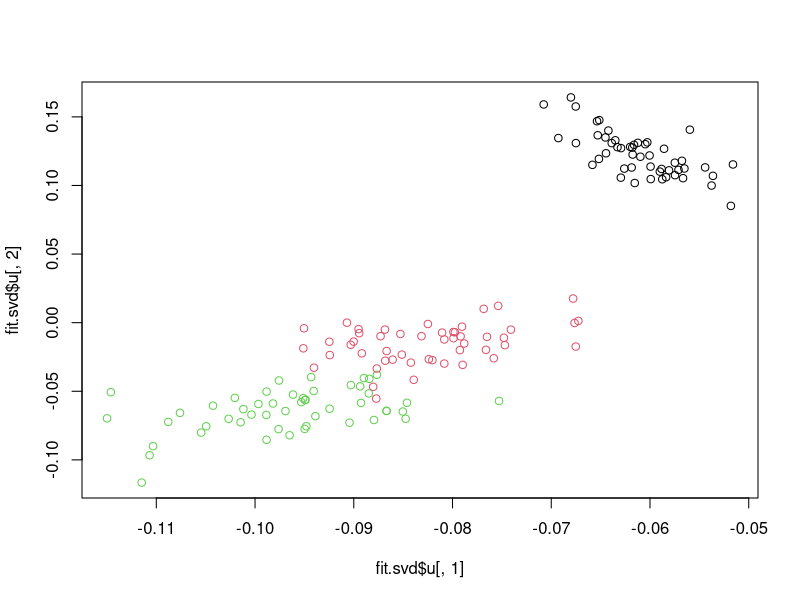
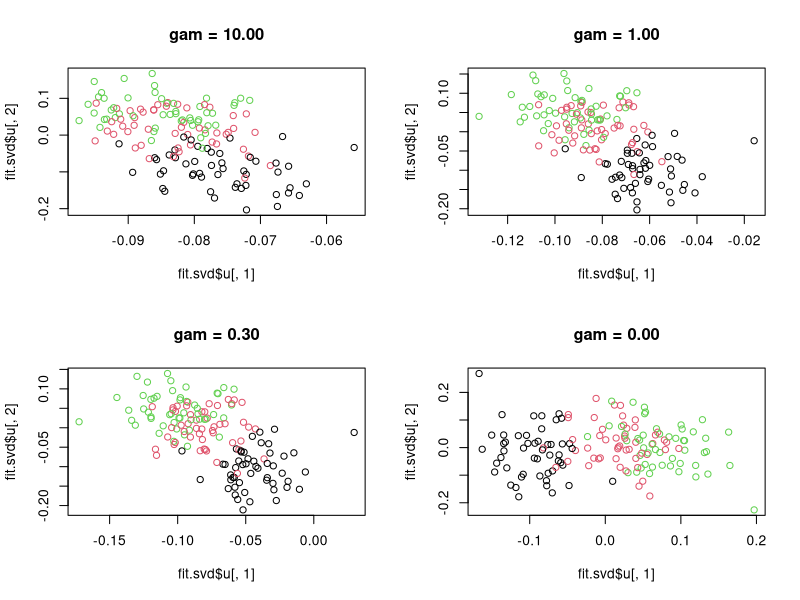
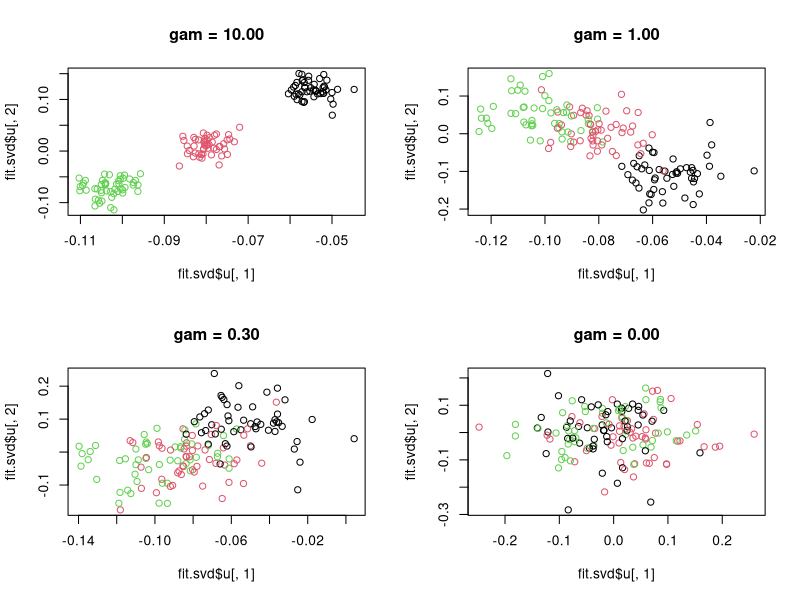

These charts were generated, in order, by the following R code:
## ---- chunk 1
rm(list =ls())
set.seed(123)

perturb <- function(Y, A, gam){
  Y = as.matrix(Y)
  fit =lm(Y ~ A)
  Ytilde = sqrt(gam) * fit$fitted.values + fit$residuals
  return(Ytilde)
}
## ---- chunk 2
data("iris")
summary(iris)
n= nrow(iris)
df <- iris[sample(x = 1:n,size = n,replace = FALSE),]


fit.svd= svd(x = df[,1:4],nu = 2,nv = 2)
fit.svd$d
plot(fit.svd$u[,1], fit.svd$u[,2],col = df$Species)
## ---- chunk 3
par(mfrow = c(2,2))
df_ = df
df_[,"batch"] = sample(as.integer(df_$Species),size = n, replace = FALSE)
batch_shift = c(0, 0.5,1)
for(i in 1:3){
  l = sum(df_$batch == i)
  df_[df_$batch == i, 1:4] = df_[df_$batch == i, 1:4] + 
    rnorm(l*4,mean = batch_shift[i],sd = 1) 
}

## anchor PCA 
for(gam in c(10, 1, 0.3, 0)){
  Ytilde = perturb(Y = df_[,1:4], A = df_$batch,gam= gam)
  fit.svd= svd(x = Ytilde,nu = 4,nv = 4)
  fit.svd$d
  plot(fit.svd$u[,1], fit.svd$u[,2],col = df_$Species, main = sprintf("gam = %.2f", gam))
}
## ---- chunk 4
par(mfrow = c(2,2))
df_ = df
df_[,"batch"] = as.integer(df_$Species)
batch_shift = c(0, 0.5,1)
for(i in 1:3){
  l = sum(df_$batch == i)
  df_[df_$batch == i, 1:4] = df_[df_$batch == i, 1:4] +
    rnorm(l*4,mean = batch_shift[i],sd = 1)
}

## anchor PCA 
for(gam in c(10, 1, 0.3, 0)){
  Ytilde = perturb(Y = df_[,1:4], A = df_$batch,gam= gam)
  fit.svd= svd(x = Ytilde,nu = 4,nv = 4)
  fit.svd$d
  plot(fit.svd$u[,1], fit.svd$u[,2],col = df_$Species, main = sprintf("gam = %.2f", gam))
}

